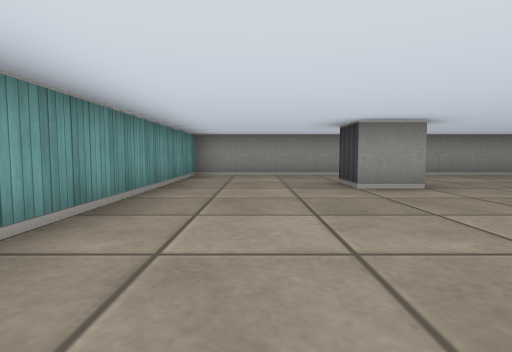
[1] (above)

12 first-person views from a walk through a cub3D level. The camera is about half as high as the walls, tilts 4° down and sees 80° across. The floor is counted in squares. Each view is taken from the middle of a square. On the plan, view 1 faces up. The plan holds only what a view shows up to about 9 squares ahead; the rest is blank.

[2]
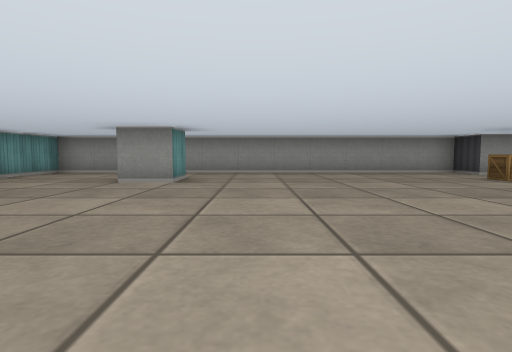

[3]
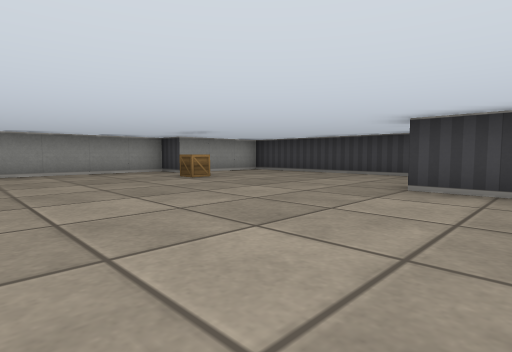

[4]
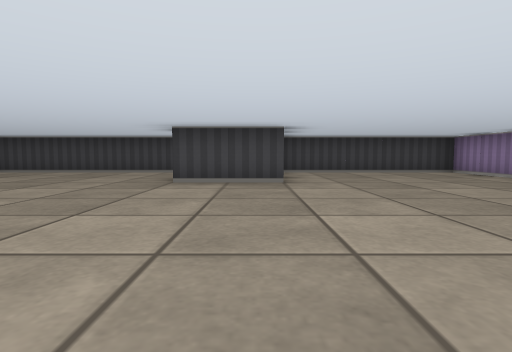

[5]
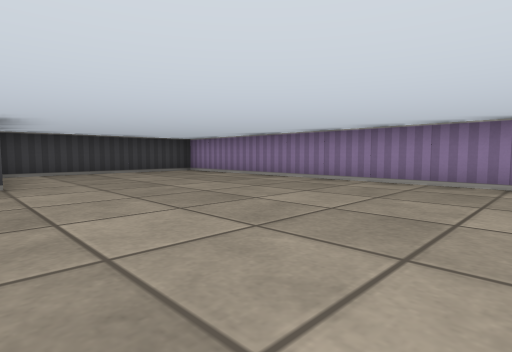

[6]
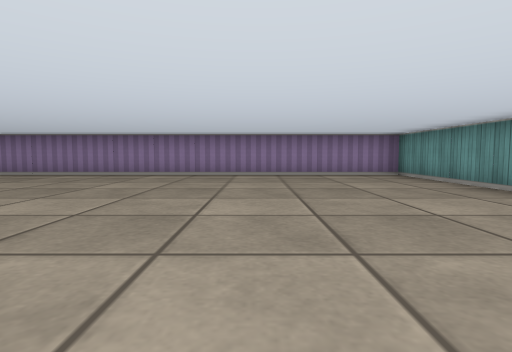

[7]
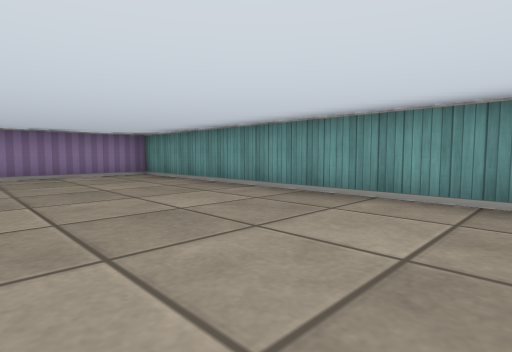

[8]
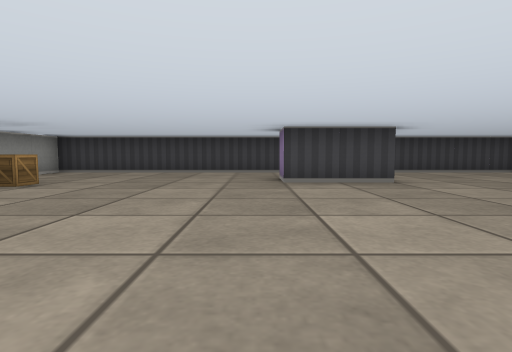

[9]
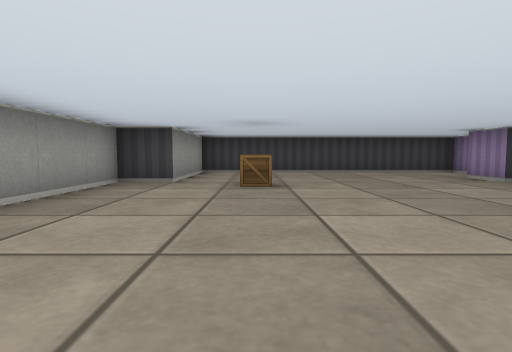

[10]
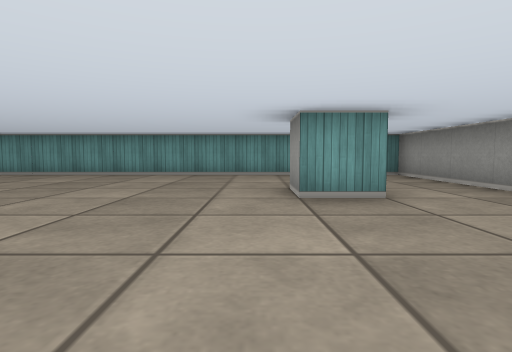

[11]
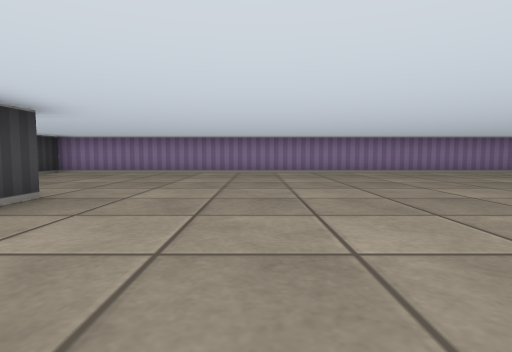

[12]
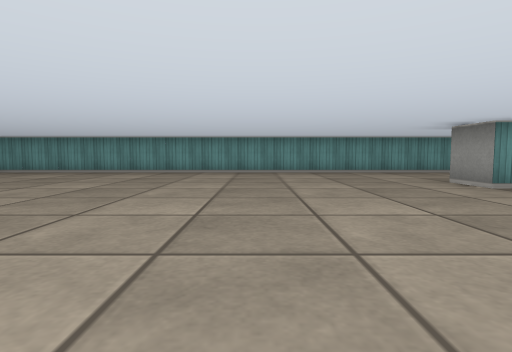

### Floor plan
Points are (right, up) in squares from view 1. A wall is a line through its corners. A room is listed if a view was taken in it or the views show most of it. See-through windows are left out.
Room 1 (views 1, 2, 3, 4, 5, 6, 7, 8, 9, 10, 11, 12)
walls: (9.5, -1.6) (9.5, 0.5) (10.5, 0.5); (2.5, 5.6) (2.5, 4.5) (1.5, 4.5) (1.5, 5.5); (11.9, -0.5) (12.5, -0.5) (12.5, 6.5) (9.5, 6.5) (9.5, 7.5) (-1.5, 7.5) (-1.5, -6.5) (12.5, -6.5) (12.5, -1.8)
objects: crate (9, 5)

Positions as (right, up) in squares from view 1, and headings:
1: (0, 0), facing up
2: (4, -1), facing up
3: (5, -1), facing up-right
4: (4, -1), facing right
5: (4, -1), facing down-right
6: (2, 1), facing down
7: (2, 1), facing down-left
8: (4, 1), facing right
9: (4, 5), facing right
10: (6, 4), facing left
11: (7, 2), facing down
12: (7, 1), facing left
